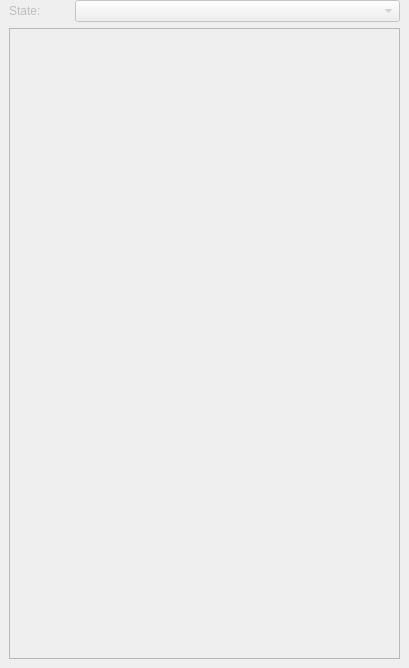
<?xml version="1.0" encoding="UTF-8"?>
<ui version="4.0">
 <class>LookNFeelHierarchyDockWidget</class>
 <widget class="QDockWidget" name="LookNFeelHierarchyDockWidget">
  <property name="enabled">
   <bool>false</bool>
  </property>
  <property name="geometry">
   <rect>
    <x>0</x>
    <y>0</y>
    <width>409</width>
    <height>668</height>
   </rect>
  </property>
  <property name="minimumSize">
   <size>
    <width>336</width>
    <height>250</height>
   </size>
  </property>
  <property name="windowTitle">
   <string>Look n' Feel Hierarchy</string>
  </property>
  <widget class="QWidget" name="dockWidgetContents">
   <property name="sizePolicy">
    <sizepolicy hsizetype="Preferred" vsizetype="Expanding">
     <horstretch>0</horstretch>
     <verstretch>0</verstretch>
    </sizepolicy>
   </property>
   <layout class="QVBoxLayout" name="verticalLayout">
    <property name="topMargin">
     <number>0</number>
    </property>
    <item>
     <layout class="QHBoxLayout" name="horizontalLayout">
      <item>
       <widget class="QLabel" name="stateLabel">
        <property name="maximumSize">
         <size>
          <width>60</width>
          <height>16777215</height>
         </size>
        </property>
        <property name="text">
         <string>State:</string>
        </property>
       </widget>
      </item>
      <item>
       <widget class="QComboBox" name="comboBox"/>
      </item>
     </layout>
    </item>
    <item>
     <widget class="LookNFeelHierarchyTreeView" name="treeView">
      <property name="styleSheet">
       <string notr="true">QTreeView::indicator:checked
{
	image: url(&quot;icons/layout_editing/manipulator_locked.png&quot;);
}

QTreeView::indicator:unchecked
{
	image: url(&quot;icons/layout_editing/manipulator_unlocked.png&quot;);
}</string>
      </property>
      <property name="dragEnabled">
       <bool>true</bool>
      </property>
      <property name="dragDropMode">
       <enum>QAbstractItemView::DragDrop</enum>
      </property>
      <property name="defaultDropAction">
       <enum>Qt::MoveAction</enum>
      </property>
      <property name="alternatingRowColors">
       <bool>true</bool>
      </property>
      <property name="selectionMode">
       <enum>QAbstractItemView::ExtendedSelection</enum>
      </property>
      <property name="sortingEnabled">
       <bool>true</bool>
      </property>
      <property name="animated">
       <bool>true</bool>
      </property>
      <property name="headerHidden">
       <bool>true</bool>
      </property>
      <attribute name="headerShowSortIndicator" stdset="0">
       <bool>false</bool>
      </attribute>
      <attribute name="headerStretchLastSection">
       <bool>true</bool>
      </attribute>
     </widget>
    </item>
   </layout>
  </widget>
 </widget>
 <customwidgets>
  <customwidget>
   <class>LookNFeelHierarchyTreeView</class>
   <extends>QTreeView</extends>
   <header>ceed.editors.looknfeel.hierarchy_tree_view</header>
  </customwidget>
 </customwidgets>
 <resources/>
 <connections/>
</ui>
